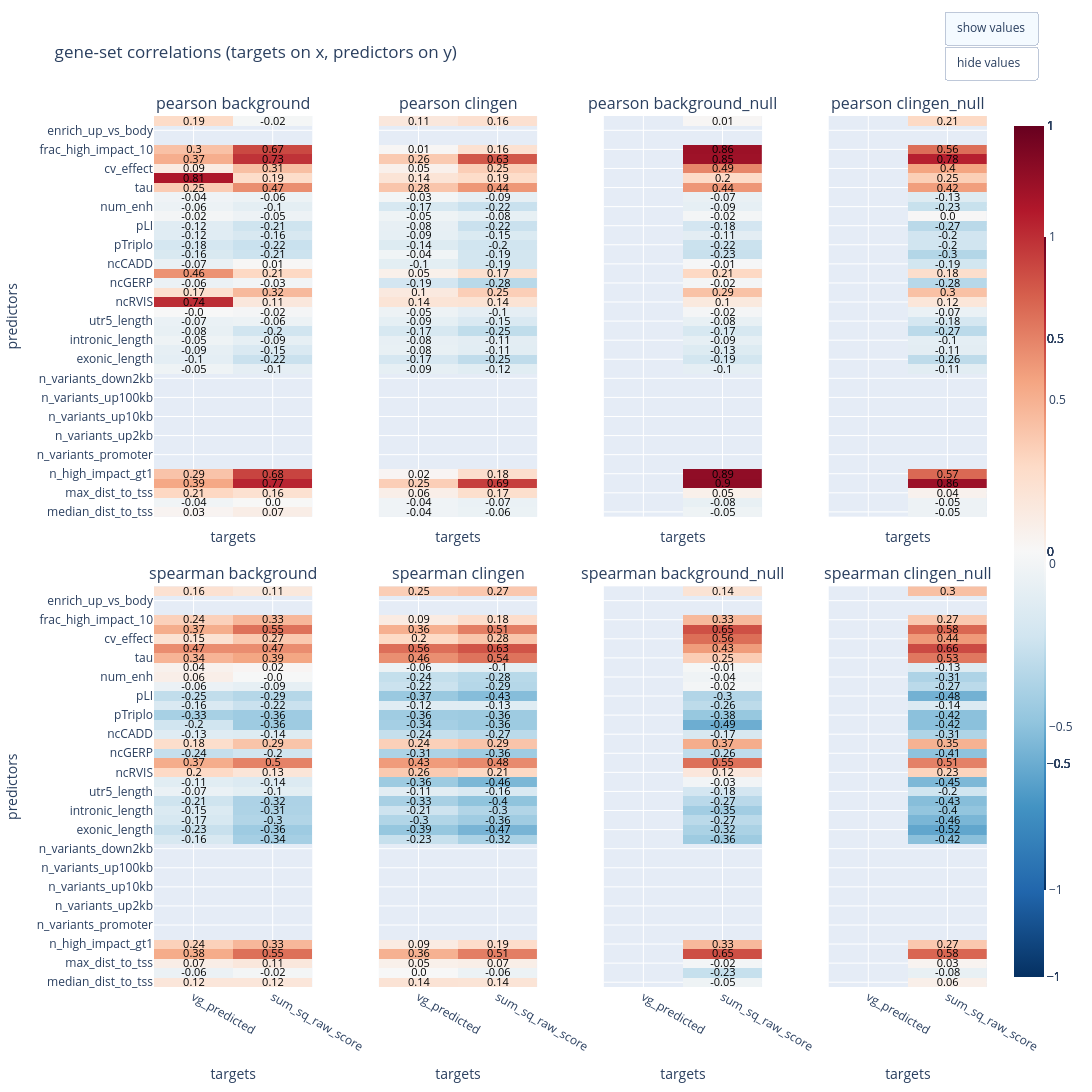

Notebook cell for this chart:
### Code cell
TARGET_METRICS = ['vg_predicted', 'sum_sq_raw_score']
PREDICTOR_METRICS = [
    'median_dist_to_tss',
    'min_dist_to_tss',
    'max_dist_to_tss',
    'n_high_impact_gt05',
    'n_high_impact_gt1',
    'mean_abs_promoter',
    'n_variants_promoter',
    'mean_abs_up2kb',
    'n_variants_up2kb',
    'mean_abs_up10kb',
    'n_variants_up10kb',
    'mean_abs_up100kb',
    'n_variants_up100kb',
    'mean_abs_down2kb',
    'n_variants_down2kb',
    'genomic_length',
    'exonic_length',
    'coding_length',
    'intronic_length',
    'utr_length',
    'utr5_length',
  #  'mane_transcript_id',
   # 'is_mane',
    'tpm_muscle',
    'ncRVIS',
    'loeuf_score',
    'ncGERP',
    'RVIS_score',
    'ncCADD',
    'pHaplo',
    'pTriplo',
    'Episcore',
    'pLI',
    'median_tpm',
    'num_enh',
    'num_super_enh',
    'tau',
    'vg_eqtl',
    'cv_effect',
    'frac_high_impact_05',
    'frac_high_impact_10',
    'enrich_up_vs_down_2kb',
    'enrich_up_vs_body',
    'vgh',
]


def _prepare_corr_frame(path: Path) -> pd.DataFrame:
    """load selected columns for correlation heatmaps."""
    schema_cols = pl.read_parquet(path, n_rows=0).columns
    keep = [col for col in TARGET_METRICS + PREDICTOR_METRICS if col in schema_cols]
    frame = pl.read_parquet(path).select(keep).to_pandas()
    for col in frame.columns:
        frame[col] = pd.to_numeric(frame[col], errors='coerce')
    return frame


def _corr_matrix(df: pd.DataFrame, method: str) -> pd.DataFrame:
    """compute pairwise correlations for targets vs predictors."""
    matrix = pd.DataFrame(index=TARGET_METRICS, columns=PREDICTOR_METRICS, dtype=float)
    for y in TARGET_METRICS:
        if y not in df.columns:
            continue
        for x in PREDICTOR_METRICS:
            if x not in df.columns:
                continue
            matrix.loc[y, x] = df[[y, x]].corr(method=method).iloc[0, 1]
    return matrix


def plot_corr_heatmaps() -> None:
    """draw pearson and spearman heatmaps for background vs clingen."""
    datasets = [('background', BG_GENE), ('clingen', CLINGEN_GENE), ('background_null', BG_NULL_GENE), ('clingen_null', CLINGEN_NULL_GENE)]
    n_cols = len(datasets)
    fig = make_subplots(
        rows=2,
        cols=n_cols,
        shared_yaxes=True,
        shared_xaxes=True,
        subplot_titles=[f'{title} {name}' for title in ('pearson', 'spearman') for name, _ in datasets],
        horizontal_spacing=0.08,
        vertical_spacing=0.08,
    )

    traces = []
    for col, (name, path) in enumerate(datasets, start=1):
        df = _prepare_corr_frame(path)
        pearson = _corr_matrix(df, 'pearson')
        spearman = _corr_matrix(df, 'spearman')
        for row, (title, matrix) in enumerate([('pearson', pearson), ('spearman', spearman)], start=1):
            oriented = matrix.transpose()
            values = oriented.values
            text = np.where(np.isnan(values), '', np.round(values, 2))
            heatmap = go.Heatmap(
                z=values,
                x=oriented.columns,
                y=oriented.index,
                colorscale='RdBu_r',
                zmin=-1,
                zmax=1,
                colorbar=dict(title='corr', thickness=32, len=0.8) if (row == 1 and col == n_cols) else None,
                hovertemplate=(
                    'predictor=%{y}<br>target=%{x}<br>corr=%{z:.2f}<extra>'
                    f'{title} {name}'
                    '</extra>'
                ),
                text=text,
                texttemplate='%{text}',
                textfont=dict(color='black', size=11),
            )
            fig.add_trace(heatmap, row=row, col=col)
            traces.append(len(fig.data) - 1)
            fig.update_xaxes(title_text='targets', row=row, col=col)
            fig.update_yaxes(title_text='predictors', row=row, col=1)

    fig.update_layout(
        height=1400,
        width=1200,
        title_text='gene-set correlations (targets on x, predictors on y)',
        margin=dict(t=70, b=50, l=70, r=40),
        updatemenus=[
            dict(
                type='buttons',
                x=1.06,
                y=1.12,
                xanchor='right',
                buttons=[
                    dict(
                        label='show values',
                        method='update',
                        args=[{'texttemplate': ['%{text}' if i in traces else None for i, _ in enumerate(fig.data)]}],
                    ),
                    dict(
                        label='hide values',
                        method='update',
                        args=[{'texttemplate': ['' if i in traces else None for i, _ in enumerate(fig.data)]}],
                    ),
                ],
            )
        ],
    )

    out_path = Path('/Users/markus/in-silico-vg-analysis/figures/corr_heatmaps.html')
    out_path.parent.mkdir(parents=True, exist_ok=True)
    fig.write_html(str(out_path), include_plotlyjs='cdn', full_html=True)
    fig.show()


plot_corr_heatmaps()

### Figure 1 — Plotly figure (JSON) as saved in the notebook; plotly's stock layout.template omitted (floating-point values rounded to 4 significant figures)
{"data": [{"colorscale": [[0, "rgb(5,48,97)"], [0.1, "rgb(33,102,172)"], [0.2, "rgb(67,147,195)"], [0.3, "rgb(146,197,222)"], [0.4, "rgb(209,229,240)"], [0.5, "rgb(247,247,247)"], [0.6, "rgb(253,219,199)"], [0.7, "rgb(244,165,130)"], [0.8, "rgb(214,96,77)"], [0.9, "rgb(178,24,43)"], [1, "rgb(103,0,31)"]], "hovertemplate": "predictor=%{y}<br>target=%{x}<br>corr=%{z:.2f}<extra>pearson background</extra>", "text": [["0.03", "0.07"], ["-0.04", "0.0"], ["0.21", "0.16"], ["0.39", "0.77"], ["0.29", "0.68"], ["", ""], ["", ""], ["", ""], ["", ""], ["", ""], ["", ""], ["", ""], ["", ""], ["", ""], ["", ""], ["-0.05", "-0.1"], ["-0.1", "-0.22"], ["-0.09", "-0.15"], ["-0.05", "-0.09"], ["-0.08", "-0.2"], ["-0.07", "-0.06"], ["-0.0", "-0.02"], ["0.74", "0.11"], ["0.17", "0.32"], ["-0.06", "-0.03"], ["0.46", "0.21"], ["-0.07", "0.01"], ["-0.16", "-0.21"], ["-0.18", "-0.22"], ["-0.12", "-0.16"], ["-0.12", "-0.21"], ["-0.02", "-0.05"], ["-0.06", "-0.1"], ["-0.04", "-0.06"], ["0.25", "0.47"], ["0.81", "0.19"], ["0.09", "0.31"], ["0.37", "0.73"], ["0.3", "0.67"], ["", ""], ["", ""], ["0.19", "-0.02"]], "textfont": {"color": "black", "size": 11}, "texttemplate": "%{text}", "type": "heatmap", "x": ["vg_predicted", "sum_sq_raw_score"], "xaxis": "x", "y": ["median_dist_to_tss", "min_dist_to_tss", "max_dist_to_tss", "n_high_impact_gt05", "n_high_impact_gt1", "mean_abs_promoter", "n_variants_promoter", "mean_abs_up2kb", "n_variants_up2kb", "mean_abs_up10kb", "n_variants_up10kb", "mean_abs_up100kb", "n_variants_up100kb", "mean_abs_down2kb", "n_variants_down2kb", "genomic_length", "exonic_length", "coding_length", "intronic_length", "utr_length", "utr5_length", "tpm_muscle", "ncRVIS", "loeuf_score", "ncGERP", "RVIS_score", "ncCADD", "pHaplo", "pTriplo", "Episcore", "pLI", "median_tpm", "num_enh", "num_super_enh", "tau", "vg_eqtl", "cv_effect", "frac_high_impact_05", "frac_high_impact_10", "enrich_up_vs_down_2kb", "enrich_up_vs_body", "vgh"], "yaxis": "y", "z": [[0.02645, 0.0722], [-0.03832, 0.003133], [0.2104, 0.1593], [0.3872, 0.7672], [0.2881, 0.678], [NaN, NaN], [NaN, NaN], [NaN, NaN], [NaN, NaN], [NaN, NaN], [NaN, NaN], [NaN, NaN], [NaN, NaN], [NaN, NaN], [NaN, NaN], [-0.04906, -0.09725], [-0.09949, -0.2227], [-0.09119, -0.1536], [-0.04599, -0.09017], [-0.07852, -0.2002], [-0.06845, -0.05664], [-0.002217, -0.01817], [0.7429, 0.1122], [0.166, 0.3244], [-0.06293, -0.02952], [0.4551, 0.2089], [-0.07407, 0.007209], [-0.1598, -0.2137], [-0.1801, -0.224], [-0.1194, -0.1635], [-0.1205, -0.2069], [-0.02045, -0.05099], [-0.05796, -0.1026], [-0.04213, -0.05581], [0.2538, 0.4661], [0.812, 0.189], [0.08626, 0.3052], [0.3657, 0.7254], [0.297, 0.665], [NaN, NaN], [NaN, NaN], [0.1948, -0.01543]], "zmax": 1, "zmin": -1}, {"colorscale": [[0, "rgb(5,48,97)"], [0.1, "rgb(33,102,172)"], [0.2, "rgb(67,147,195)"], [0.3, "rgb(146,197,222)"], [0.4, "rgb(209,229,240)"], [0.5, "rgb(247,247,247)"], [0.6, "rgb(253,219,199)"], [0.7, "rgb(244,165,130)"], [0.8, "rgb(214,96,77)"], [0.9, "rgb(178,24,43)"], [1, "rgb(103,0,31)"]], "hovertemplate": "predictor=%{y}<br>target=%{x}<br>corr=%{z:.2f}<extra>spearman background</extra>", "text": [["0.12", "0.12"], ["-0.06", "-0.02"], ["0.07", "0.11"], ["0.38", "0.55"], ["0.24", "0.33"], ["", ""], ["", ""], ["", ""], ["", ""], ["", ""], ["", ""], ["", ""], ["", ""], ["", ""], ["", ""], ["-0.16", "-0.34"], ["-0.23", "-0.36"], ["-0.17", "-0.3"], ["-0.15", "-0.31"], ["-0.21", "-0.32"], ["-0.07", "-0.1"], ["-0.11", "-0.14"], ["0.2", "0.13"], ["0.37", "0.5"], ["-0.24", "-0.2"], ["0.18", "0.29"], ["-0.13", "-0.14"], ["-0.2", "-0.36"], ["-0.33", "-0.36"], ["-0.16", "-0.22"], ["-0.25", "-0.29"], ["-0.06", "-0.09"], ["0.06", "-0.0"], ["0.04", "0.02"], ["0.34", "0.39"], ["0.47", "0.47"], ["0.15", "0.27"], ["0.37", "0.55"], ["0.24", "0.33"], ["", ""], ["", ""], ["0.16", "0.11"]], "textfont": {"color": "black", "size": 11}, "texttemplate": "%{text}", "type": "heatmap", "x": ["vg_predicted", "sum_sq_raw_score"], "xaxis": "x5", "y": ["median_dist_to_tss", "min_dist_to_tss", "max_dist_to_tss", "n_high_impact_gt05", "n_high_impact_gt1", "mean_abs_promoter", "n_variants_promoter", "mean_abs_up2kb", "n_variants_up2kb", "mean_abs_up10kb", "n_variants_up10kb", "mean_abs_up100kb", "n_variants_up100kb", "mean_abs_down2kb", "n_variants_down2kb", "genomic_length", "exonic_length", "coding_length", "intronic_length", "utr_length", "utr5_length", "tpm_muscle", "ncRVIS", "loeuf_score", "ncGERP", "RVIS_score", "ncCADD", "pHaplo", "pTriplo", "Episcore", "pLI", "median_tpm", "num_enh", "num_super_enh", "tau", "vg_eqtl", "cv_effect", "frac_high_impact_05", "frac_high_impact_10", "enrich_up_vs_down_2kb", "enrich_up_vs_body", "vgh"], "yaxis": "y5", "z": [[0.1217, 0.12], [-0.06395, -0.02337], [0.07194, 0.1142], [0.3758, 0.5533], [0.2366, 0.3318], [NaN, NaN], [NaN, NaN], [NaN, NaN], [NaN, NaN], [NaN, NaN], [NaN, NaN], [NaN, NaN], [NaN, NaN], [NaN, NaN], [NaN, NaN], [-0.1644, -0.3362], [-0.2298, -0.3605], [-0.166, -0.2981], [-0.1455, -0.3105], [-0.207, -0.3157], [-0.06871, -0.1045], [-0.1146, -0.1436], [0.204, 0.1303], [0.3714, 0.5011], [-0.2379, -0.1984], [0.1782, 0.2869], [-0.1258, -0.1364], [-0.1983, -0.3622], [-0.334, -0.3608], [-0.155, -0.2227], [-0.2507, -0.2902], [-0.06147, -0.08915], [0.06328, -0.00445], [0.04327, 0.01821], [0.3428, 0.394], [0.4696, 0.4692], [0.1498, 0.2659], [0.3668, 0.5493], [0.2362, 0.3316], [NaN, NaN], [NaN, NaN], [0.157, 0.1104]], "zmax": 1, "zmin": -1}, {"colorscale": [[0, "rgb(5,48,97)"], [0.1, "rgb(33,102,172)"], [0.2, "rgb(67,147,195)"], [0.3, "rgb(146,197,222)"], [0.4, "rgb(209,229,240)"], [0.5, "rgb(247,247,247)"], [0.6, "rgb(253,219,199)"], [0.7, "rgb(244,165,130)"], [0.8, "rgb(214,96,77)"], [0.9, "rgb(178,24,43)"], [1, "rgb(103,0,31)"]], "hovertemplate": "predictor=%{y}<br>target=%{x}<br>corr=%{z:.2f}<extra>pearson clingen</extra>", "text": [["-0.04", "-0.06"], ["-0.04", "-0.07"], ["0.06", "0.17"], ["0.25", "0.69"], ["0.02", "0.18"], ["", ""], ["", ""], ["", ""], ["", ""], ["", ""], ["", ""], ["", ""], ["", ""], ["", ""], ["", ""], ["-0.09", "-0.12"], ["-0.17", "-0.25"], ["-0.08", "-0.11"], ["-0.08", "-0.11"], ["-0.17", "-0.25"], ["-0.09", "-0.15"], ["-0.05", "-0.1"], ["0.14", "0.14"], ["0.1", "0.25"], ["-0.19", "-0.28"], ["0.05", "0.17"], ["-0.1", "-0.19"], ["-0.04", "-0.19"], ["-0.14", "-0.2"], ["-0.09", "-0.15"], ["-0.08", "-0.22"], ["-0.05", "-0.08"], ["-0.17", "-0.22"], ["-0.03", "-0.09"], ["0.28", "0.44"], ["0.14", "0.19"], ["0.05", "0.25"], ["0.26", "0.63"], ["0.01", "0.16"], ["", ""], ["", ""], ["0.11", "0.16"]], "textfont": {"color": "black", "size": 11}, "texttemplate": "%{text}", "type": "heatmap", "x": ["vg_predicted", "sum_sq_raw_score"], "xaxis": "x2", "y": ["median_dist_to_tss", "min_dist_to_tss", "max_dist_to_tss", "n_high_impact_gt05", "n_high_impact_gt1", "mean_abs_promoter", "n_variants_promoter", "mean_abs_up2kb", "n_variants_up2kb", "mean_abs_up10kb", "n_variants_up10kb", "mean_abs_up100kb", "n_variants_up100kb", "mean_abs_down2kb", "n_variants_down2kb", "genomic_length", "exonic_length", "coding_length", "intronic_length", "utr_length", "utr5_length", "tpm_muscle", "ncRVIS", "loeuf_score", "ncGERP", "RVIS_score", "ncCADD", "pHaplo", "pTriplo", "Episcore", "pLI", "median_tpm", "num_enh", "num_super_enh", "tau", "vg_eqtl", "cv_effect", "frac_high_impact_05", "frac_high_impact_10", "enrich_up_vs_down_2kb", "enrich_up_vs_body", "vgh"], "yaxis": "y2", "z": [[-0.04, -0.06101], [-0.0413, -0.06597], [0.06146, 0.1729], [0.2469, 0.6915], [0.0185, 0.1769], [NaN, NaN], [NaN, NaN], [NaN, NaN], [NaN, NaN], [NaN, NaN], [NaN, NaN], [NaN, NaN], [NaN, NaN], [NaN, NaN], [NaN, NaN], [-0.08954, -0.1151], [-0.1733, -0.2532], [-0.07964, -0.1105], [-0.08411, -0.107], [-0.1696, -0.253], [-0.09418, -0.1527], [-0.05145, -0.09684], [0.1377, 0.1446], [0.1008, 0.247], [-0.1856, -0.2758], [0.05288, 0.1667], [-0.1046, -0.1874], [-0.03769, -0.1912], [-0.1371, -0.1997], [-0.0892, -0.1481], [-0.0843, -0.2227], [-0.04988, -0.08284], [-0.1709, -0.2247], [-0.02625, -0.08945], [0.2804, 0.4406], [0.1373, 0.1864], [0.05148, 0.2478], [0.2626, 0.6254], [0.0124, 0.1603], [NaN, NaN], [NaN, NaN], [0.1123, 0.1615]], "zmax": 1, "zmin": -1}, {"colorscale": [[0, "rgb(5,48,97)"], [0.1, "rgb(33,102,172)"], [0.2, "rgb(67,147,195)"], [0.3, "rgb(146,197,222)"], [0.4, "rgb(209,229,240)"], [0.5, "rgb(247,247,247)"], [0.6, "rgb(253,219,199)"], [0.7, "rgb(244,165,130)"], [0.8, "rgb(214,96,77)"], [0.9, "rgb(178,24,43)"], [1, "rgb(103,0,31)"]], "hovertemplate": "predictor=%{y}<br>target=%{x}<br>corr=%{z:.2f}<extra>spearman clingen</extra>", "text": [["0.14", "0.14"], ["0.0", "-0.06"], ["0.05", "0.07"], ["0.36", "0.51"], ["0.09", "0.19"], ["", ""], ["", ""], ["", ""], ["", ""], ["", ""], ["", ""], ["", ""], ["", ""], ["", ""], ["", ""], ["-0.23", "-0.32"], ["-0.39", "-0.47"], ["-0.3", "-0.36"], ["-0.21", "-0.3"], ["-0.33", "-0.4"], ["-0.11", "-0.16"], ["-0.36", "-0.46"], ["0.26", "0.21"], ["0.43", "0.48"], ["-0.31", "-0.36"], ["0.24", "0.29"], ["-0.24", "-0.27"], ["-0.34", "-0.36"], ["-0.36", "-0.36"], ["-0.12", "-0.13"], ["-0.37", "-0.43"], ["-0.22", "-0.29"], ["-0.24", "-0.28"], ["-0.06", "-0.1"], ["0.46", "0.54"], ["0.56", "0.63"], ["0.2", "0.28"], ["0.36", "0.51"], ["0.09", "0.18"], ["", ""], ["", ""], ["0.25", "0.27"]], "textfont": {"color": "black", "size": 11}, "texttemplate": "%{text}", "type": "heatmap", "x": ["vg_predicted", "sum_sq_raw_score"], "xaxis": "x6", "y": ["median_dist_to_tss", "min_dist_to_tss", "max_dist_to_tss", "n_high_impact_gt05", "n_high_impact_gt1", "mean_abs_promoter", "n_variants_promoter", "mean_abs_up2kb", "n_variants_up2kb", "mean_abs_up10kb", "n_variants_up10kb", "mean_abs_up100kb", "n_variants_up100kb", "mean_abs_down2kb", "n_variants_down2kb", "genomic_length", "exonic_length", "coding_length", "intronic_length", "utr_length", "utr5_length", "tpm_muscle", "ncRVIS", "loeuf_score", "ncGERP", "RVIS_score", "ncCADD", "pHaplo", "pTriplo", "Episcore", "pLI", "median_tpm", "num_enh", "num_super_enh", "tau", "vg_eqtl", "cv_effect", "frac_high_impact_05", "frac_high_impact_10", "enrich_up_vs_down_2kb", "enrich_up_vs_body", "vgh"], "yaxis": "y6", "z": [[0.1429, 0.1382], [7.771e-05, -0.0557], [0.05319, 0.06739], [0.3563, 0.5124], [0.08634, 0.185], [NaN, NaN], [NaN, NaN], [NaN, NaN], [NaN, NaN], [NaN, NaN], [NaN, NaN], [NaN, NaN], [NaN, NaN], [NaN, NaN], [NaN, NaN], [-0.2316, -0.3211], [-0.3859, -0.4669], [-0.3015, -0.3565], [-0.2105, -0.2975], [-0.3302, -0.4043], [-0.1123, -0.1561], [-0.3637, -0.458], [0.263, 0.209], [0.4279, 0.4784], [-0.3137, -0.3571], [0.2412, 0.2854], [-0.2391, -0.2711], [-0.3384, -0.3643], [-0.357, -0.3612], [-0.1184, -0.1259], [-0.3736, -0.4313], [-0.218, -0.2895], [-0.2398, -0.2779], [-0.05627, -0.1013], [0.4648, 0.5437], [0.5558, 0.6345], [0.2018, 0.2825], [0.3592, 0.5125], [0.08617, 0.1849], [NaN, NaN], [NaN, NaN], [0.2485, 0.2726]], "zmax": 1, "zmin": -1}, {"colorscale": [[0, "rgb(5,48,97)"], [0.1, "rgb(33,102,172)"], [0.2, "rgb(67,147,195)"], [0.3, "rgb(146,197,222)"], [0.4, "rgb(209,229,240)"], [0.5, "rgb(247,247,247)"], [0.6, "rgb(253,219,199)"], [0.7, "rgb(244,165,130)"], [0.8, "rgb(214,96,77)"], [0.9, "rgb(178,24,43)"], [1, "rgb(103,0,31)"]], "hovertemplate": "predictor=%{y}<br>target=%{x}<br>corr=%{z:.2f}<extra>pearson background_null</extra>", "text": [["", "-0.05"], ["", "-0.08"], ["", "0.05"], ["", "0.9"], ["", "0.89"], ["", ""], ["", ""], ["", ""], ["", ""], ["", ""], ["", ""], ["", ""], ["", ""], ["", ""], ["", ""], ["", "-0.1"], ["", "-0.19"], ["", "-0.13"], ["", "-0.09"], ["", "-0.17"], ["", "-0.08"], ["", "-0.02"], ["", "0.1"], ["", "0.29"], ["", "-0.02"], ["", "0.21"], ["", "-0.01"], ["", "-0.23"], ["", "-0.22"], ["", "-0.11"], ["", "-0.18"], ["", "-0.02"], ["", "-0.09"], ["", "-0.07"], ["", "0.44"], ["", "0.2"], ["", "0.49"], ["", "0.85"], ["", "0.86"], ["", ""], ["", ""], ["", "0.01"]], "textfont": {"color": "black", "size": 11}, "texttemplate": "%{text}", "type": "heatmap", "x": ["vg_predicted", "sum_sq_raw_score"], "xaxis": "x3", "y": ["median_dist_to_tss", "min_dist_to_tss", "max_dist_to_tss", "n_high_impact_gt05", "n_high_impact_gt1", "mean_abs_promoter", "n_variants_promoter", "mean_abs_up2kb", "n_variants_up2kb", "mean_abs_up10kb", "n_variants_up10kb", "mean_abs_up100kb", "n_variants_up100kb", "mean_abs_down2kb", "n_variants_down2kb", "genomic_length", "exonic_length", "coding_length", "intronic_length", "utr_length", "utr5_length", "tpm_muscle", "ncRVIS", "loeuf_score", "ncGERP", "RVIS_score", "ncCADD", "pHaplo", "pTriplo", "Episcore", "pLI", "median_tpm", "num_enh", "num_super_enh", "tau", "vg_eqtl", "cv_effect", "frac_high_impact_05", "frac_high_impact_10", "enrich_up_vs_down_2kb", "enrich_up_vs_body", "vgh"], "yaxis": "y3", "z": [[NaN, -0.04767], [NaN, -0.07899], [NaN, 0.05262], [NaN, 0.8962], [NaN, 0.8914], [NaN, NaN], [NaN, NaN], [NaN, NaN], [NaN, NaN], [NaN, NaN], [NaN, NaN], [NaN, NaN], [NaN, NaN], [NaN, NaN], [NaN, NaN], [NaN, -0.0956], [NaN, -0.1885], [NaN, -0.1344], [NaN, -0.08983], [NaN, -0.1674], [NaN, -0.08056], [NaN, -0.01742], [NaN, 0.1026], [NaN, 0.2943], [NaN, -0.02359], [NaN, 0.2088], [NaN, -0.01181], [NaN, -0.2301], [NaN, -0.2195], [NaN, -0.1063], [NaN, -0.185], [NaN, -0.0202], [NaN, -0.08743], [NaN, -0.07246], [NaN, 0.4423], [NaN, 0.197], [NaN, 0.4896], [NaN, 0.8536], [NaN, 0.8595], [NaN, NaN], [NaN, NaN], [NaN, 0.01089]], "zmax": 1, "zmin": -1}, {"colorscale": [[0, "rgb(5,48,97)"], [0.1, "rgb(33,102,172)"], [0.2, "rgb(67,147,195)"], [0.3, "rgb(146,197,222)"], [0.4, "rgb(209,229,240)"], [0.5, "rgb(247,247,247)"], [0.6, "rgb(253,219,199)"], [0.7, "rgb(244,165,130)"], [0.8, "rgb(214,96,77)"], [0.9, "rgb(178,24,43)"], [1, "rgb(103,0,31)"]], "hovertemplate": "predictor=%{y}<br>target=%{x}<br>corr=%{z:.2f}<extra>spearman background_null</extra>", "text": [["", "-0.05"], ["", "-0.23"], ["", "-0.02"], ["", "0.65"], ["", "0.33"], ["", ""], ["", ""], ["", ""], ["", ""], ["", ""], ["", ""], ["", ""], ["", ""], ["", ""], ["", ""], ["", "-0.36"], ["", "-0.32"], ["", "-0.27"], ["", "-0.35"], ["", "-0.27"], ["", "-0.18"], ["", "-0.03"], ["", "0.12"], ["", "0.55"], ["", "-0.26"], ["", "0.37"], ["", "-0.17"], ["", "-0.49"], ["", "-0.38"], ["", "-0.26"], ["", "-0.3"], ["", "-0.02"], ["", "-0.04"], ["", "-0.01"], ["", "0.25"], ["", "0.43"], ["", "0.56"], ["", "0.65"], ["", "0.33"], ["", ""], ["", ""], ["", "0.14"]], "textfont": {"color": "black", "size": 11}, "texttemplate": "%{text}", "type": "heatmap", "x": ["vg_predicted", "sum_sq_raw_score"], "xaxis": "x7", "y": ["median_dist_to_tss", "min_dist_to_tss", "max_dist_to_tss", "n_high_impact_gt05", "n_high_impact_gt1", "mean_abs_promoter", "n_variants_promoter", "mean_abs_up2kb", "n_variants_up2kb", "mean_abs_up10kb", "n_variants_up10kb", "mean_abs_up100kb", "n_variants_up100kb", "mean_abs_down2kb", "n_variants_down2kb", "genomic_length", "exonic_length", "coding_length", "intronic_length", "utr_length", "utr5_length", "tpm_muscle", "ncRVIS", "loeuf_score", "ncGERP", "RVIS_score", "ncCADD", "pHaplo", "pTriplo", "Episcore", "pLI", "median_tpm", "num_enh", "num_super_enh", "tau", "vg_eqtl", "cv_effect", "frac_high_impact_05", "frac_high_impact_10", "enrich_up_vs_down_2kb", "enrich_up_vs_body", "vgh"], "yaxis": "y7", "z": [[NaN, -0.04675], [NaN, -0.2338], [NaN, -0.02355], [NaN, 0.6473], [NaN, 0.3256], [NaN, NaN], [NaN, NaN], [NaN, NaN], [NaN, NaN], [NaN, NaN], [NaN, NaN], [NaN, NaN], [NaN, NaN], [NaN, NaN], [NaN, NaN], [NaN, -0.3612], [NaN, -0.3204], [NaN, -0.2702], [NaN, -0.3486], [NaN, -0.2722], [NaN, -0.185], [NaN, -0.03049], [NaN, 0.1184], [NaN, 0.5544], [NaN, -0.2556], [NaN, 0.3711], [NaN, -0.1653], [NaN, -0.4948], [NaN, -0.384], [NaN, -0.2644], [NaN, -0.2972], [NaN, -0.01879], [NaN, -0.04323], [NaN, -0.01484], [NaN, 0.2508], [NaN, 0.4256], [NaN, 0.5607], [NaN, 0.6457], [NaN, 0.3254], [NaN, NaN], [NaN, NaN], [NaN, 0.1442]], "zmax": 1, "zmin": -1}, {"colorbar": {"len": 0.8, "thickness": 32, "title": {"text": "corr"}}, "colorscale": [[0, "rgb(5,48,97)"], [0.1, "rgb(33,102,172)"], [0.2, "rgb(67,147,195)"], [0.3, "rgb(146,197,222)"], [0.4, "rgb(209,229,240)"], [0.5, "rgb(247,247,247)"], [0.6, "rgb(253,219,199)"], [0.7, "rgb(244,165,130)"], [0.8, "rgb(214,96,77)"], [0.9, "rgb(178,24,43)"], [1, "rgb(103,0,31)"]], "hovertemplate": "predictor=%{y}<br>target=%{x}<br>corr=%{z:.2f}<extra>pearson clingen_null</extra>", "text": [["", "-0.05"], ["", "-0.05"], ["", "0.04"], ["", "0.86"], ["", "0.57"], ["", ""], ["", ""], ["", ""], ["", ""], ["", ""], ["", ""], ["", ""], ["", ""], ["", ""], ["", ""], ["", "-0.11"], ["", "-0.26"], ["", "-0.11"], ["", "-0.1"], ["", "-0.27"], ["", "-0.18"], ["", "-0.07"], ["", "0.12"], ["", "0.3"], ["", "-0.28"], ["", "0.18"], ["", "-0.19"], ["", "-0.3"], ["", "-0.2"], ["", "-0.2"], ["", "-0.27"], ["", "0.0"], ["", "-0.23"], ["", "-0.13"], ["", "0.42"], ["", "0.25"], ["", "0.4"], ["", "0.78"], ["", "0.56"], ["", ""], ["", ""], ["", "0.21"]], "textfont": {"color": "black", "size": 11}, "texttemplate": "%{text}", "type": "heatmap", "x": ["vg_predicted", "sum_sq_raw_score"], "xaxis": "x4", "y": ["median_dist_to_tss", "min_dist_to_tss", "max_dist_to_tss", "n_high_impact_gt05", "n_high_impact_gt1", "mean_abs_promoter", "n_variants_promoter", "mean_abs_up2kb", "n_variants_up2kb", "mean_abs_up10kb", "n_variants_up10kb", "mean_abs_up100kb", "n_variants_up100kb", "mean_abs_down2kb", "n_variants_down2kb", "genomic_length", "exonic_length", "coding_length", "intronic_length", "utr_length", "utr5_length", "tpm_muscle", "ncRVIS", "loeuf_score", "ncGERP", "RVIS_score", "ncCADD", "pHaplo", "pTriplo", "Episcore", "pLI", "median_tpm", "num_enh", "num_super_enh", "tau", "vg_eqtl", "cv_effect", "frac_high_impact_05", "frac_high_impact_10", "enrich_up_vs_down_2kb", "enrich_up_vs_body", "vgh"], "yaxis": "y4", "z": [[NaN, -0.05347], [NaN, -0.05437], [NaN, 0.04063], [NaN, 0.8582], [NaN, 0.573], [NaN, NaN], [NaN, NaN], [NaN, NaN], [NaN, NaN], [NaN, NaN], [NaN, NaN], [NaN, NaN], [NaN, NaN], [NaN, NaN], [NaN, NaN], [NaN, -0.1082], [NaN, -0.2617], [NaN, -0.106], [NaN, -0.09969], [NaN, -0.2686], [NaN, -0.1781], [NaN, -0.06955], [NaN, 0.1245], [NaN, 0.2975], [NaN, -0.2831], [NaN, 0.1809], [NaN, -0.1926], [NaN, -0.2963], [NaN, -0.2014], [NaN, -0.1962], [NaN, -0.2734], [NaN, 0.003618], [NaN, -0.2278], [NaN, -0.1299], [NaN, 0.4206], [NaN, 0.2462], [NaN, 0.4003], [NaN, 0.7779], [NaN, 0.5596], [NaN, NaN], [NaN, NaN], [NaN, 0.2053]], "zmax": 1, "zmin": -1}, {"colorscale": [[0, "rgb(5,48,97)"], [0.1, "rgb(33,102,172)"], [0.2, "rgb(67,147,195)"], [0.3, "rgb(146,197,222)"], [0.4, "rgb(209,229,240)"], [0.5, "rgb(247,247,247)"], [0.6, "rgb(253,219,199)"], [0.7, "rgb(244,165,130)"], [0.8, "rgb(214,96,77)"], [0.9, "rgb(178,24,43)"], [1, "rgb(103,0,31)"]], "hovertemplate": "predictor=%{y}<br>target=%{x}<br>corr=%{z:.2f}<extra>spearman clingen_null</extra>", "text": [["", "0.06"], ["", "-0.08"], ["", "0.03"], ["", "0.58"], ["", "0.27"], ["", ""], ["", ""], ["", ""], ["", ""], ["", ""], ["", ""], ["", ""], ["", ""], ["", ""], ["", ""], ["", "-0.42"], ["", "-0.52"], ["", "-0.46"], ["", "-0.4"], ["", "-0.43"], ["", "-0.2"], ["", "-0.45"], ["", "0.23"], ["", "0.51"], ["", "-0.41"], ["", "0.35"], ["", "-0.31"], ["", "-0.42"], ["", "-0.42"], ["", "-0.14"], ["", "-0.48"], ["", "-0.27"], ["", "-0.31"], ["", "-0.13"], ["", "0.53"], ["", "0.66"], ["", "0.44"], ["", "0.58"], ["", "0.27"], ["", ""], ["", ""], ["", "0.3"]], "textfont": {"color": "black", "size": 11}, "texttemplate": "%{text}", "type": "heatmap", "x": ["vg_predicted", "sum_sq_raw_score"], "xaxis": "x8", "y": ["median_dist_to_tss", "min_dist_to_tss", "max_dist_to_tss", "n_high_impact_gt05", "n_high_impact_gt1", "mean_abs_promoter", "n_variants_promoter", "mean_abs_up2kb", "n_variants_up2kb", "mean_abs_up10kb", "n_variants_up10kb", "mean_abs_up100kb", "n_variants_up100kb", "mean_abs_down2kb", "n_variants_down2kb", "genomic_length", "exonic_length", "coding_length", "intronic_length", "utr_length", "utr5_length", "tpm_muscle", "ncRVIS", "loeuf_score", "ncGERP", "RVIS_score", "ncCADD", "pHaplo", "pTriplo", "Episcore", "pLI", "median_tpm", "num_enh", "num_super_enh", "tau", "vg_eqtl", "cv_effect", "frac_high_impact_05", "frac_high_impact_10", "enrich_up_vs_down_2kb", "enrich_up_vs_body", "vgh"], "yaxis": "y8", "z": [[NaN, 0.05871], [NaN, -0.07653], [NaN, 0.0293], [NaN, 0.5812], [NaN, 0.27], [NaN, NaN], [NaN, NaN], [NaN, NaN], [NaN, NaN], [NaN, NaN], [NaN, NaN], [NaN, NaN], [NaN, NaN], [NaN, NaN], [NaN, NaN], [NaN, -0.4185], [NaN, -0.5249], [NaN, -0.4597], [NaN, -0.3971], [NaN, -0.4279], [NaN, -0.2018], [NaN, -0.4539], [NaN, 0.2277], [NaN, 0.5057], [NaN, -0.4076], [NaN, 0.3525], [NaN, -0.3065], [NaN, -0.4171], [NaN, -0.4157], [NaN, -0.1423], [NaN, -0.4784], [NaN, -0.2683], [NaN, -0.3117], [NaN, -0.1331], [NaN, 0.5323], [NaN, 0.6615], [NaN, 0.4356], [NaN, 0.5795], [NaN, 0.2699], [NaN, NaN], [NaN, NaN], [NaN, 0.3011]], "zmax": 1, "zmin": -1}], "layout": {"annotations": [{"font": {"size": 16}, "showarrow": false, "text": "pearson background", "x": 0.095, "xanchor": "center", "xref": "paper", "y": 1, "yanchor": "bottom", "yref": "paper"}, {"font": {"size": 16}, "showarrow": false, "text": "pearson clingen", "x": 0.365, "xanchor": "center", "xref": "paper", "y": 1, "yanchor": "bottom", "yref": "paper"}, {"font": {"size": 16}, "showarrow": false, "text": "pearson background_null", "x": 0.635, "xanchor": "center", "xref": "paper", "y": 1, "yanchor": "bottom", "yref": "paper"}, {"font": {"size": 16}, "showarrow": false, "text": "pearson clingen_null", "x": 0.905, "xanchor": "center", "xref": "paper", "y": 1, "yanchor": "bottom", "yref": "paper"}, {"font": {"size": 16}, "showarrow": false, "text": "spearman background", "x": 0.095, "xanchor": "center", "xref": "paper", "y": 0.46, "yanchor": "bottom", "yref": "paper"}, {"font": {"size": 16}, "showarrow": false, "text": "spearman clingen", "x": 0.365, "xanchor": "center", "xref": "paper", "y": 0.46, "yanchor": "bottom", "yref": "paper"}, {"font": {"size": 16}, "showarrow": false, "text": "spearman background_null", "x": 0.635, "xanchor": "center", "xref": "paper", "y": 0.46, "yanchor": "bottom", "yref": "paper"}, {"font": {"size": 16}, "showarrow": false, "text": "spearman clingen_null", "x": 0.905, "xanchor": "center", "xref": "paper", "y": 0.46, "yanchor": "bottom", "yref": "paper"}], "height": 1400, "margin": {"b": 50, "l": 70, "r": 40, "t": 70}, "title": {"text": "gene-set correlations (targets on x, predictors on y)"}, "updatemenus": [{"buttons": [{"args": [{"texttemplate": ["%{text}", "%{text}", "%{text}", "%{text}", "%{text}", "%{text}", "%{text}", "%{text}"]}], "label": "show values", "method": "update"}, {"args": [{"texttemplate": ["", "", "", "", "", "", "", ""]}], "label": "hide values", "method": "update"}], "type": "buttons", "x": 1.06, "xanchor": "right", "y": 1.12}], "width": 1200, "xaxis": {"anchor": "y", "domain": [0, 0.19], "matches": "x5", "showticklabels": false, "title": {"text": "targets"}}, "xaxis2": {"anchor": "y2", "domain": [0.27, 0.46], "matches": "x6", "showticklabels": false, "title": {"text": "targets"}}, "xaxis3": {"anchor": "y3", "domain": [0.54, 0.73], "matches": "x7", "showticklabels": false, "title": {"text": "targets"}}, "xaxis4": {"anchor": "y4", "domain": [0.81, 1], "matches": "x8", "showticklabels": false, "title": {"text": "targets"}}, "xaxis5": {"anchor": "y5", "domain": [0, 0.19], "title": {"text": "targets"}}, "xaxis6": {"anchor": "y6", "domain": [0.27, 0.46], "title": {"text": "targets"}}, "xaxis7": {"anchor": "y7", "domain": [0.54, 0.73], "title": {"text": "targets"}}, "xaxis8": {"anchor": "y8", "domain": [0.81, 1], "title": {"text": "targets"}}, "yaxis": {"anchor": "x", "domain": [0.54, 1], "title": {"text": "predictors"}}, "yaxis2": {"anchor": "x2", "domain": [0.54, 1], "matches": "y", "showticklabels": false}, "yaxis3": {"anchor": "x3", "domain": [0.54, 1], "matches": "y", "showticklabels": false}, "yaxis4": {"anchor": "x4", "domain": [0.54, 1], "matches": "y", "showticklabels": false}, "yaxis5": {"anchor": "x5", "domain": [0, 0.46], "title": {"text": "predictors"}}, "yaxis6": {"anchor": "x6", "domain": [0, 0.46], "matches": "y5", "showticklabels": false}, "yaxis7": {"anchor": "x7", "domain": [0, 0.46], "matches": "y5", "showticklabels": false}, "yaxis8": {"anchor": "x8", "domain": [0, 0.46], "matches": "y5", "showticklabels": false}}}
